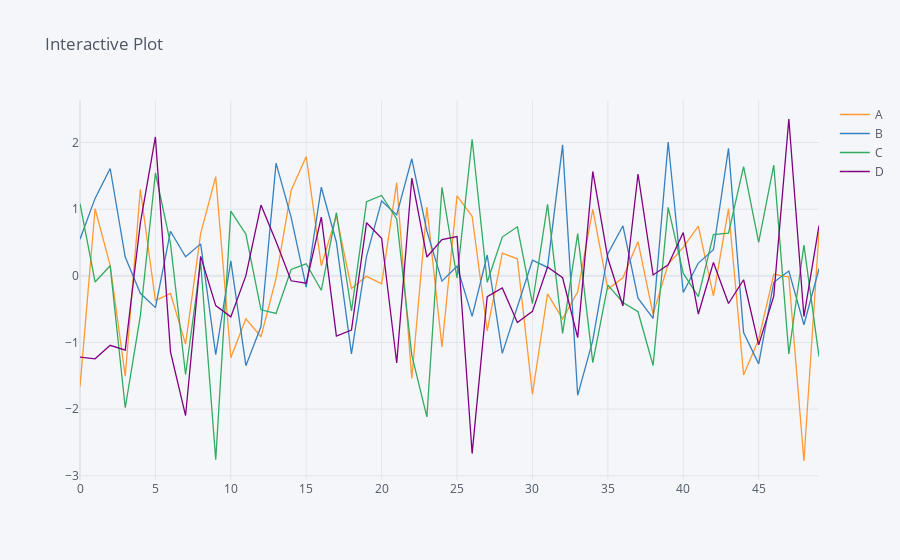

The notebook cell saved with this chart:
### Markdown cell above
### Basics

### Code cell
arr_1 = np.random.randn(50,4)
df_1  = pd.DataFrame(arr_1, columns = ['A','B','C','D'])
df_1.head()
df_1.iplot(title = "Interactive Plot")
# df_1.iplot(kind='scatter', mode='markers', x='A', y='B', size=10, title="Interactive Scatter Plot")

### Figure 1 — Plotly figure (JSON) as saved in the notebook; plotly's stock layout.template omitted (floating-point values rounded to 4 significant figures)
{"data": [{"line": {"color": "rgba(255, 153, 51, 1.0)", "dash": "solid", "shape": "linear", "width": 1.3}, "mode": "lines", "name": "A", "text": "", "type": "scatter", "x": [0, 1, 2, 3, 4, 5, 6, 7, 8, 9, 10, 11, 12, 13, 14, 15, 16, 17, 18, 19, 20, 21, 22, 23, 24, 25, 26, 27, 28, 29, 30, 31, 32, 33, 34, 35, 36, 37, 38, 39, 40, 41, 42, 43, 44, 45, 46, 47, 48, 49], "y": [-1.665, 1.007, 0.1572, -1.507, 1.296, -0.3716, -0.2644, -1.025, 0.6345, 1.489, -1.228, -0.645, -0.9137, -0.03719, 1.28, 1.789, 0.152, 0.8984, -0.1898, -0.006952, -0.1201, 1.398, -1.539, 1.034, -1.066, 1.201, 0.8937, -0.8238, 0.3407, 0.2552, -1.775, -0.2718, -0.6451, -0.2396, 0.9956, -0.1985, -0.02948, 0.5149, -0.5788, 0.1767, 0.4263, 0.7473, -0.3004, 1.007, -1.486, -0.9543, 0.02487, -0.01732, -2.778, 0.6587]}, {"line": {"color": "rgba(55, 128, 191, 1.0)", "dash": "solid", "shape": "linear", "width": 1.3}, "mode": "lines", "name": "B", "text": "", "type": "scatter", "x": [0, 1, 2, 3, 4, 5, 6, 7, 8, 9, 10, 11, 12, 13, 14, 15, 16, 17, 18, 19, 20, 21, 22, 23, 24, 25, 26, 27, 28, 29, 30, 31, 32, 33, 34, 35, 36, 37, 38, 39, 40, 41, 42, 43, 44, 45, 46, 47, 48, 49], "y": [0.549, 1.162, 1.611, 0.2813, -0.2623, -0.4768, 0.669, 0.2851, 0.4797, -1.182, 0.2258, -1.348, -0.7597, 1.692, 0.8781, -0.1695, 1.33, 0.5043, -1.172, 0.2933, 1.124, 0.9147, 1.756, 0.673, -0.07879, 0.143, -0.6086, 0.3128, -1.163, -0.4509, 0.235, 0.126, 1.966, -1.792, -0.9674, 0.3336, 0.7513, -0.3349, -0.6378, 2.008, -0.2492, 0.1918, 0.3909, 1.912, -0.8513, -1.32, -0.09739, 0.07196, -0.7332, 0.108]}, {"line": {"color": "rgba(50, 171, 96, 1.0)", "dash": "solid", "shape": "linear", "width": 1.3}, "mode": "lines", "name": "C", "text": "", "type": "scatter", "x": [0, 1, 2, 3, 4, 5, 6, 7, 8, 9, 10, 11, 12, 13, 14, 15, 16, 17, 18, 19, 20, 21, 22, 23, 24, 25, 26, 27, 28, 29, 30, 31, 32, 33, 34, 35, 36, 37, 38, 39, 40, 41, 42, 43, 44, 45, 46, 47, 48, 49], "y": [1.084, -0.09197, 0.1513, -1.979, -0.6011, 1.543, 0.4829, -1.481, 0.2039, -2.76, 0.9716, 0.6242, -0.5094, -0.5644, 0.09603, 0.1808, -0.2166, 0.9476, -0.5271, 1.111, 1.205, 0.8535, -1.188, -2.117, 1.328, -0.03077, 2.05, -0.09554, 0.5816, 0.7365, -0.415, 1.072, -0.8637, 0.6337, -1.303, -0.1393, -0.3994, -0.5385, -1.345, 1.028, 0.03664, -0.3114, 0.6199, 0.6409, 1.637, 0.5024, 1.662, -1.172, 0.4619, -1.213]}, {"line": {"color": "rgba(128, 0, 128, 1.0)", "dash": "solid", "shape": "linear", "width": 1.3}, "mode": "lines", "name": "D", "text": "", "type": "scatter", "x": [0, 1, 2, 3, 4, 5, 6, 7, 8, 9, 10, 11, 12, 13, 14, 15, 16, 17, 18, 19, 20, 21, 22, 23, 24, 25, 26, 27, 28, 29, 30, 31, 32, 33, 34, 35, 36, 37, 38, 39, 40, 41, 42, 43, 44, 45, 46, 47, 48, 49], "y": [-1.221, -1.245, -1.041, -1.113, 0.7906, 2.084, -1.14, -2.096, 0.293, -0.4469, -0.6158, 0.003013, 1.062, 0.5167, -0.07401, -0.1102, 0.8809, -0.9044, -0.8125, 0.7973, 0.5645, -1.308, 1.465, 0.2826, 0.5424, 0.5901, -2.666, -0.3129, -0.1825, -0.7008, -0.5332, 0.1321, -0.0283, -0.9262, 1.566, 0.2636, -0.4525, 1.528, 0.01342, 0.1663, 0.6492, -0.5726, 0.2014, -0.4146, -0.0583, -1.036, -0.3045, 2.353, -0.611, 0.7521]}], "layout": {"autosize": true, "legend": {"bgcolor": "#F5F6F9", "font": {"color": "#4D5663"}}, "paper_bgcolor": "#F5F6F9", "plot_bgcolor": "#F5F6F9", "title": {"font": {"color": "#4D5663"}, "text": "Interactive Plot"}, "xaxis": {"autorange": true, "gridcolor": "#E1E5ED", "range": [0, 49], "showgrid": true, "tickfont": {"color": "#4D5663"}, "title": {"font": {"color": "#4D5663"}, "text": ""}, "type": "linear", "zerolinecolor": "#E1E5ED"}, "yaxis": {"autorange": true, "gridcolor": "#E1E5ED", "range": [-3.063, 2.638], "showgrid": true, "tickfont": {"color": "#4D5663"}, "title": {"font": {"color": "#4D5663"}, "text": ""}, "type": "linear", "zerolinecolor": "#E1E5ED"}}}
